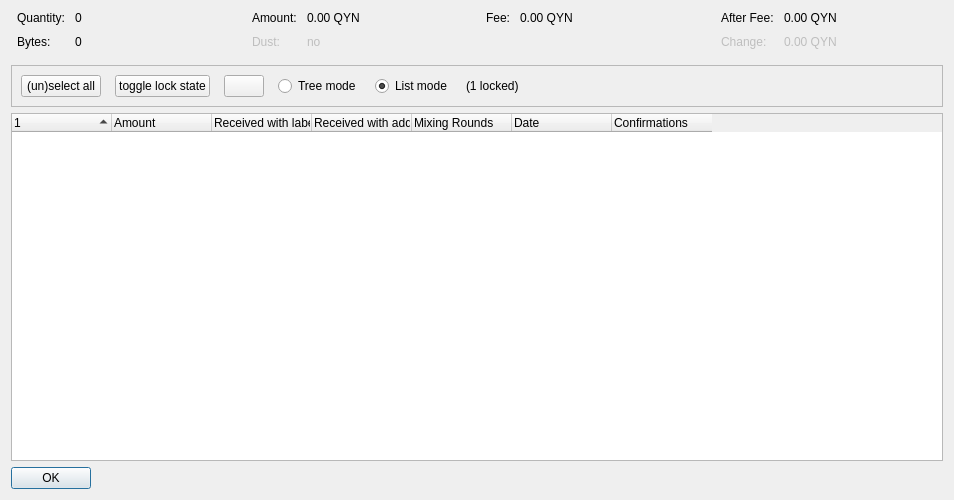
<?xml version="1.0" encoding="UTF-8"?>
<ui version="4.0">
 <class>CoinControlDialog</class>
 <widget class="QDialog" name="CoinControlDialog">
  <property name="geometry">
   <rect>
    <x>0</x>
    <y>0</y>
    <width>954</width>
    <height>500</height>
   </rect>
  </property>
  <property name="windowTitle">
   <string>Coin Selection</string>
  </property>
  <layout class="QVBoxLayout" name="verticalLayout">
   <item>
    <layout class="QHBoxLayout" name="horizontalLayoutTop" stretch="0,0,0,0">
     <property name="topMargin">
      <number>0</number>
     </property>
     <property name="bottomMargin">
      <number>10</number>
     </property>
     <item>
      <layout class="QFormLayout" name="formLayoutCoinControl1">
       <property name="horizontalSpacing">
        <number>10</number>
       </property>
       <property name="verticalSpacing">
        <number>10</number>
       </property>
       <property name="leftMargin">
        <number>6</number>
       </property>
       <property name="rightMargin">
        <number>6</number>
       </property>
       <item row="0" column="0">
        <widget class="QLabel" name="labelCoinControlQuantityText">
         <property name="text">
          <string>Quantity:</string>
         </property>
        </widget>
       </item>
       <item row="0" column="1">
        <widget class="QLabel" name="labelCoinControlQuantity">
         <property name="cursor">
          <cursorShape>IBeamCursor</cursorShape>
         </property>
         <property name="contextMenuPolicy">
          <enum>Qt::ActionsContextMenu</enum>
         </property>
         <property name="text">
          <string notr="true">0</string>
         </property>
         <property name="textInteractionFlags">
          <set>Qt::LinksAccessibleByMouse|Qt::TextSelectableByKeyboard|Qt::TextSelectableByMouse</set>
         </property>
        </widget>
       </item>
       <item row="1" column="0">
        <widget class="QLabel" name="labelCoinControlBytesText">
         <property name="text">
          <string>Bytes:</string>
         </property>
        </widget>
       </item>
       <item row="1" column="1">
        <widget class="QLabel" name="labelCoinControlBytes">
         <property name="cursor">
          <cursorShape>IBeamCursor</cursorShape>
         </property>
         <property name="contextMenuPolicy">
          <enum>Qt::ActionsContextMenu</enum>
         </property>
         <property name="text">
          <string notr="true">0</string>
         </property>
         <property name="textInteractionFlags">
          <set>Qt::LinksAccessibleByMouse|Qt::TextSelectableByKeyboard|Qt::TextSelectableByMouse</set>
         </property>
        </widget>
       </item>
      </layout>
     </item>
     <item>
      <layout class="QFormLayout" name="formLayoutCoinControl2">
       <property name="horizontalSpacing">
        <number>10</number>
       </property>
       <property name="verticalSpacing">
        <number>10</number>
       </property>
       <property name="leftMargin">
        <number>6</number>
       </property>
       <property name="rightMargin">
        <number>6</number>
       </property>
       <item row="0" column="0">
        <widget class="QLabel" name="labelCoinControlAmountText">
         <property name="text">
          <string>Amount:</string>
         </property>
        </widget>
       </item>
       <item row="0" column="1">
        <widget class="QLabel" name="labelCoinControlAmount">
         <property name="cursor">
          <cursorShape>IBeamCursor</cursorShape>
         </property>
         <property name="contextMenuPolicy">
          <enum>Qt::ActionsContextMenu</enum>
         </property>
         <property name="text">
          <string notr="true">0.00 QYN</string>
         </property>
         <property name="textInteractionFlags">
          <set>Qt::LinksAccessibleByMouse|Qt::TextSelectableByKeyboard|Qt::TextSelectableByMouse</set>
         </property>
        </widget>
       </item>
       <item row="1" column="0">
        <widget class="QLabel" name="labelCoinControlLowOutputText">
         <property name="enabled">
          <bool>false</bool>
         </property>
         <property name="text">
          <string>Dust:</string>
         </property>
        </widget>
       </item>
       <item row="1" column="1">
        <widget class="QLabel" name="labelCoinControlLowOutput">
         <property name="enabled">
          <bool>false</bool>
         </property>
         <property name="cursor">
          <cursorShape>IBeamCursor</cursorShape>
         </property>
         <property name="contextMenuPolicy">
          <enum>Qt::ActionsContextMenu</enum>
         </property>
         <property name="text">
          <string notr="true">no</string>
         </property>
         <property name="textInteractionFlags">
          <set>Qt::LinksAccessibleByMouse|Qt::TextSelectableByKeyboard|Qt::TextSelectableByMouse</set>
         </property>
        </widget>
       </item>
      </layout>
     </item>
     <item>
      <layout class="QFormLayout" name="formLayoutCoinControl3">
       <property name="horizontalSpacing">
        <number>10</number>
       </property>
       <property name="verticalSpacing">
        <number>10</number>
       </property>
       <property name="leftMargin">
        <number>6</number>
       </property>
       <property name="rightMargin">
        <number>6</number>
       </property>
       <item row="0" column="0">
        <widget class="QLabel" name="labelCoinControlFeeText">
         <property name="text">
          <string>Fee:</string>
         </property>
        </widget>
       </item>
       <item row="0" column="1">
        <widget class="QLabel" name="labelCoinControlFee">
         <property name="cursor">
          <cursorShape>IBeamCursor</cursorShape>
         </property>
         <property name="contextMenuPolicy">
          <enum>Qt::ActionsContextMenu</enum>
         </property>
         <property name="text">
          <string notr="true">0.00 QYN</string>
         </property>
         <property name="textInteractionFlags">
          <set>Qt::LinksAccessibleByMouse|Qt::TextSelectableByKeyboard|Qt::TextSelectableByMouse</set>
         </property>
        </widget>
       </item>
      </layout>
     </item>
     <item>
      <layout class="QFormLayout" name="formLayoutCoinControl4">
       <property name="horizontalSpacing">
        <number>10</number>
       </property>
       <property name="verticalSpacing">
        <number>10</number>
       </property>
       <property name="leftMargin">
        <number>6</number>
       </property>
       <property name="rightMargin">
        <number>6</number>
       </property>
       <item row="0" column="0">
        <widget class="QLabel" name="labelCoinControlAfterFeeText">
         <property name="text">
          <string>After Fee:</string>
         </property>
        </widget>
       </item>
       <item row="0" column="1">
        <widget class="QLabel" name="labelCoinControlAfterFee">
         <property name="cursor">
          <cursorShape>IBeamCursor</cursorShape>
         </property>
         <property name="contextMenuPolicy">
          <enum>Qt::ActionsContextMenu</enum>
         </property>
         <property name="text">
          <string notr="true">0.00 QYN</string>
         </property>
         <property name="textInteractionFlags">
          <set>Qt::LinksAccessibleByMouse|Qt::TextSelectableByKeyboard|Qt::TextSelectableByMouse</set>
         </property>
        </widget>
       </item>
       <item row="1" column="0">
        <widget class="QLabel" name="labelCoinControlChangeText">
         <property name="enabled">
          <bool>false</bool>
         </property>
         <property name="text">
          <string>Change:</string>
         </property>
        </widget>
       </item>
       <item row="1" column="1">
        <widget class="QLabel" name="labelCoinControlChange">
         <property name="enabled">
          <bool>false</bool>
         </property>
         <property name="cursor">
          <cursorShape>IBeamCursor</cursorShape>
         </property>
         <property name="contextMenuPolicy">
          <enum>Qt::ActionsContextMenu</enum>
         </property>
         <property name="text">
          <string notr="true">0.00 QYN</string>
         </property>
         <property name="textInteractionFlags">
          <set>Qt::LinksAccessibleByMouse|Qt::TextSelectableByKeyboard|Qt::TextSelectableByMouse</set>
         </property>
        </widget>
       </item>
      </layout>
     </item>
    </layout>
   </item>
   <item>
    <widget class="QFrame" name="frame">
     <property name="minimumSize">
      <size>
       <width>0</width>
       <height>40</height>
      </size>
     </property>
     <property name="frameShape">
      <enum>QFrame::StyledPanel</enum>
     </property>
     <property name="frameShadow">
      <enum>QFrame::Sunken</enum>
     </property>
     <layout class="QHBoxLayout" name="horizontalLayout">
      <item>
       <layout class="QHBoxLayout" name="horizontalLayoutPanel" stretch="0,0,0,0,0,0,0">
        <property name="spacing">
         <number>14</number>
        </property>
        <item>
         <widget class="QPushButton" name="pushButtonSelectAll">
          <property name="sizePolicy">
           <sizepolicy hsizetype="Maximum" vsizetype="Fixed">
            <horstretch>0</horstretch>
            <verstretch>0</verstretch>
           </sizepolicy>
          </property>
          <property name="text">
           <string>(un)select all</string>
          </property>
          <property name="autoDefault">
           <bool>false</bool>
          </property>
         </widget>
        </item>
        <item>
         <widget class="QPushButton" name="pushButtonToggleLock">
          <property name="sizePolicy">
           <sizepolicy hsizetype="Maximum" vsizetype="Fixed">
            <horstretch>0</horstretch>
            <verstretch>0</verstretch>
           </sizepolicy>
          </property>
          <property name="text">
           <string>toggle lock state</string>
          </property>
          <property name="autoDefault">
           <bool>false</bool>
          </property>
         </widget>
        </item>
        <item>
         <widget class="QPushButton" name="hideButton">
          <property name="sizePolicy">
           <sizepolicy hsizetype="Maximum" vsizetype="Fixed">
            <horstretch>0</horstretch>
            <verstretch>0</verstretch>
           </sizepolicy>
          </property>
          <property name="text">
           <string/>
          </property>
          <property name="autoDefault">
           <bool>false</bool>
          </property>
         </widget>
        </item>
        <item>
         <widget class="QRadioButton" name="radioTreeMode">
          <property name="sizePolicy">
           <sizepolicy hsizetype="Maximum" vsizetype="Fixed">
            <horstretch>0</horstretch>
            <verstretch>0</verstretch>
           </sizepolicy>
          </property>
          <property name="text">
           <string>Tree mode</string>
          </property>
         </widget>
        </item>
        <item>
         <widget class="QRadioButton" name="radioListMode">
          <property name="sizePolicy">
           <sizepolicy hsizetype="Maximum" vsizetype="Fixed">
            <horstretch>0</horstretch>
            <verstretch>0</verstretch>
           </sizepolicy>
          </property>
          <property name="text">
           <string>List mode</string>
          </property>
          <property name="checked">
           <bool>true</bool>
          </property>
         </widget>
        </item>
        <item>
         <widget class="QLabel" name="labelLocked">
          <property name="text">
           <string>(1 locked)</string>
          </property>
         </widget>
        </item>
        <item>
         <spacer name="horizontalSpacer">
          <property name="orientation">
           <enum>Qt::Horizontal</enum>
          </property>
          <property name="sizeHint" stdset="0">
           <size>
            <width>40</width>
            <height>20</height>
           </size>
          </property>
         </spacer>
        </item>
       </layout>
      </item>
     </layout>
    </widget>
   </item>
   <item>
    <widget class="CoinControlTreeWidget" name="treeWidget">
     <property name="contextMenuPolicy">
      <enum>Qt::CustomContextMenu</enum>
     </property>
     <property name="sortingEnabled">
      <bool>false</bool>
     </property>
     <property name="columnCount">
      <number>7</number>
     </property>
     <attribute name="headerShowSortIndicator" stdset="0">
      <bool>true</bool>
     </attribute>
     <attribute name="headerStretchLastSection">
      <bool>false</bool>
     </attribute>
     <column>
      <property name="text">
       <string/>
      </property>
     </column>
     <column>
      <property name="text">
       <string>Amount</string>
      </property>
     </column>
     <column>
      <property name="text">
       <string>Received with label</string>
      </property>
     </column>
     <column>
      <property name="text">
       <string>Received with address</string>
      </property>
     </column>
     <column>
      <property name="text">
       <string>Mixing Rounds</string>
      </property>
     </column>
     <column>
      <property name="text">
       <string>Date</string>
      </property>
     </column>
     <column>
      <property name="text">
       <string>Confirmations</string>
      </property>
      <property name="toolTip">
       <string>Confirmed</string>
      </property>
     </column>
    </widget>
   </item>
   <item>
    <widget class="QDialogButtonBox" name="buttonBox">
     <property name="sizePolicy">
      <sizepolicy hsizetype="Maximum" vsizetype="Fixed">
       <horstretch>0</horstretch>
       <verstretch>0</verstretch>
      </sizepolicy>
     </property>
     <property name="orientation">
      <enum>Qt::Horizontal</enum>
     </property>
     <property name="standardButtons">
      <set>QDialogButtonBox::Ok</set>
     </property>
    </widget>
   </item>
  </layout>
 </widget>
 <customwidgets>
  <customwidget>
   <class>CoinControlTreeWidget</class>
   <extends>QTreeWidget</extends>
   <header>qt/coincontroltreewidget.h</header>
  </customwidget>
 </customwidgets>
 <resources/>
 <connections/>
</ui>
